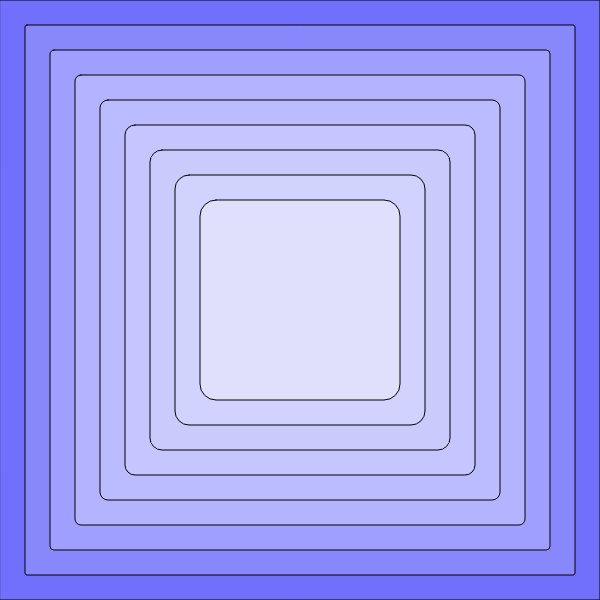
Frame 1 (no input)
Frame 60 (no input): identical to frame 1, image omitted
Frame 120 (the mouse pressed at the canvas centre since frame 60): identical to frame 1, image omitted

The p5.js sketch that drew this single still picture (run headless with seeded random() and noise() and a simulated clock; from frame 60 on, the mouse is pressed at the canvas centre):

// p5.js sketch
// ── sketch.js
const xPos = 600;
const yPos = 600;
function setup() {
  createCanvas(600, 600);
  strokeWeight(1);
  rectMode(RADIUS);
}

function draw() {

	background('#8D8DFF');

  let ht=100;
  let wd=100;
  let cor=20;

  fill('#7070FC');
  rect(xPos/2.0,yPos/2.0,ht*3,wd*3,cor-20);

  fill('#8888FC');
  rect(xPos/2.0,yPos/2.0,ht*2.75,wd*2.75,cor-18);

  fill('#9F9FFF');
  rect(xPos/2.0,yPos/2.0,ht*2.5,wd*2.5,cor-16);

  fill('#B3B3FF');
  rect(xPos/2.0,yPos/2.0,ht*2.25,wd*2.25,cor-14);

  fill('#BBBBFF');
  rect(xPos/2.0,yPos/2.0,ht*2,wd*2,cor-12);

  fill('#C5C5FF');
  rect(xPos/2.0,yPos/2.0,ht*1.75,wd*1.75,cor-10);

  fill('#CACAFC');
  rect(xPos/2.0,yPos/2.0,ht*1.5,wd*1.5,cor-8);
   
  fill('#D2D2FF');
  rect(xPos/2.0,yPos/2.0,ht*1.25,wd*1.25,cor-6);

  fill('#E0E0FC');
  rect(xPos/2.0,yPos/2.0,ht,wd,cor-4);



}
